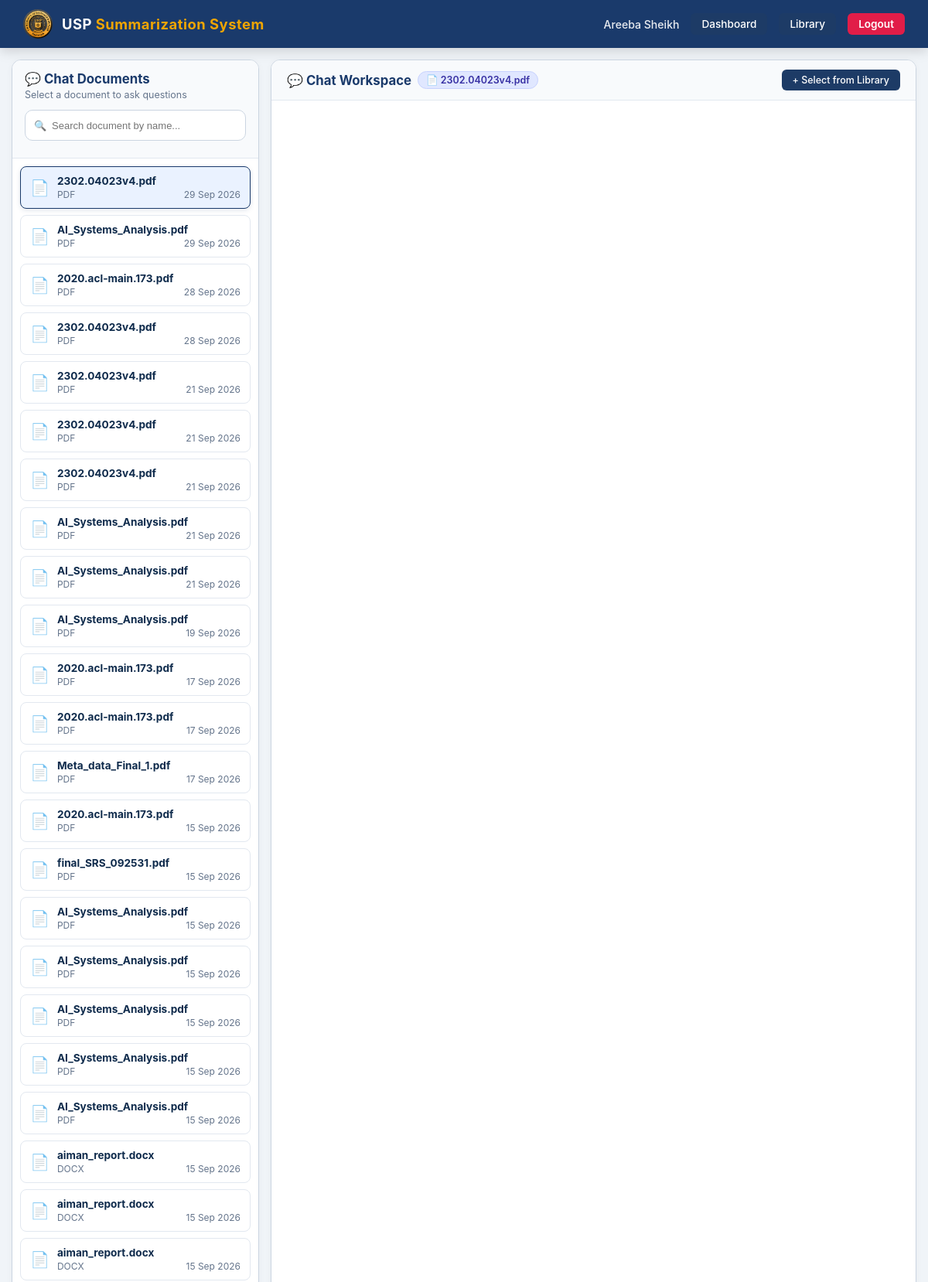
Screenshot of /chat-page (signed in, upper part) with the database file from the repository.
### models/document.py (models this page shows)
class Document(db.Model):
    __tablename__ = 'documents'
    document_id = db.Column(db.Integer, primary_key=True, autoincrement=True)
    user_id = db.Column(db.Integer, db.ForeignKey('users.user_id'), nullable=False)
    filename = db.Column(db.String(255), nullable=False)
    filetype = db.Column(db.String(10), nullable=False)
    upload_date = db.Column(db.DateTime, default=datetime.utcnow)
    extracted_text = db.Column(db.Text, nullable=False)
    summaries = db.relationship('Summary', backref='document', lazy=True)
    chats = db.relationship('Chat', backref='document', lazy=True)

### routes/chat.py (the view)
@chat_bp.route('/chat-page')
@login_required
def chat_page():
    user_id = session['user_id']
    documents = Document.query.filter_by(
        user_id=user_id
    ).order_by(Document.upload_date.desc()).all()
    return render_template('chat.html',
        documents=documents,
        selected_doc=None
    )

### app.py (called while the page is built)
@event.listens_for(Engine, "connect")
def set_sqlite_pragma(dbapi_connection, connection_record):
    if isinstance(dbapi_connection, sqlite3.Connection):
        cursor = dbapi_connection.cursor()
        cursor.execute("PRAGMA foreign_keys=ON")
        cursor.close()

### routes/chat.py (called while the page is built)
def login_required(f):
    @wraps(f)
    def decorated(*args, **kwargs):
        if 'user_id' not in session:
            flash('Please login first.', 'error')
            return redirect(url_for('auth.login'))
        return f(*args, **kwargs)
    return decorated

### templates/chat.html (shortened to what this page needs)
{% extends "base.html" %}
{% block content %}
<nav class="navbar">
    <a href="/dashboard" class="nav-brand-container">
        <img src="/static/images/logo.png" alt="USP Logo" class="nav-logo">
        <span class="nav-brand-text">USP <span>Summarization System</span></span>
    </a>
    <div class="nav-right">
        <span class="nav-user">{{ session.user_name }}</span>
        <a href="/dashboard" class="btn-nav">Dashboard</a>
        <a href="/library" class="btn-nav">Library</a>
        <a href="/logout" class="btn-logout">Logout</a>
    </div>
</nav>
{% set active_doc = selected_doc if selected_doc else (documents[0] if documents else None) %}
<div class="chat-split-wrapper">
<div class="sidebar-panel">
    <div class="sidebar-top">
        <h3>💬 Chat Documents</h3>
        <p>Select a document to ask questions</p>
        <div class="chat-search-container" style="margin-top: 12px; margin-bottom: 8px; width: 100%;">
            <div style="position: relative; width: 100%;">
                <span style="position: absolute; left: 12px; top: 50%; transform: translateY(-50%); color: #64748b; font-size: 13px; pointer-events: none;">
                </span>
                <input type="text"
                       id="chatDocSearchInput"
                       placeholder="Search document by name..."
                       oninput="filterChatDocs()"
                       style="width: 100%; height: 40px; padding-left: 34px; padding-right: 30px; font-size: 13px; border-radius: 10px; border: 1.5px solid #cbd5e1; background-color: #ffffff; color: #1e293b; outline: none; box-sizing: border-box; transition: all 0.2s ease-in-out;"
                       onfocus="this.style.borderColor='#1a3a6b'; this.style.boxShadow='0 0 0 3px rgba(26, 58, 107, 0.1)';"
                       onblur="this.style.borderColor='#cbd5e1'; this.style.boxShadow='none';">
            </div>
        </div>
    </div>
    <div class="sidebar-scroll">
        {% if documents or active_doc %}
            {% set doc_list = documents if documents else [active_doc] %}
            {% for doc in doc_list %}
                <div class="sidebar-doc-card {% if active_doc and active_doc.document_id == doc.document_id %}active-doc-item{% endif %}"
                     data-filename="{{ doc.filename | lower }}"
                     onclick="selectDoc('{{ doc.document_id }}')">
                    <div class="doc-icon-badge">📄</div>
                    <div class="doc-meta-info">
                        <div class="doc-file-title">{{ doc.filename }}</div>
                        <div class="doc-file-sub">
                            <span>{{ doc.filetype.upper() if doc.filetype else 'PDF' }}</span>
                            <span>{% if doc.upload_date %}{{ doc.upload_date.strftime('%d %b %Y') if doc.upload_date.strftime else doc.upload_date }}{% else %}Recently{% endif %}</span>
                        </div>
                    </div>
                </div>
            {% endfor %}
        {% endif %}
    </div>
</div>
    <div class="workspace-panel">
        {% if active_doc %}
            <div class="workspace-top-bar">
                <div class="doc-title-head">
                    <h3>💬 Chat Workspace</h3>
                    <span class="active-badge">📄 {{ active_doc.filename }}</span>
                </div>
                <a href="/library" class="btn-nav" style="font-size: 0.78rem;">+ Select from Library</a>
            </div>
            <div class="chat-messages-container" id="chatMessages">
            </div>
        {% endif %}
    </div>
</div>
{% endblock %}

### static/css/style.css (style rules this page uses)
* { margin: 0; padding: 0; box-sizing: border-box; }
body { font-family: Arial, sans-serif; background: #f0f4f8; color: #333; }
.navbar { background: #1a3a6b; padding: 15px 30px; display: flex; justify-content: space-between; align-items: center; color: white; }
.nav-user { font-size: 14px; color: #ccc; }
.btn-logout { background: #e74c3c; color: white; padding: 8px 16px; border-radius: 6px; text-decoration: none; font-size: 13px; }
.btn-nav { background: #2e75b6; color: white; padding: 8px 14px; border-radius: 6px; text-decoration: none; font-size: 13px; }

### templates/chat.html (style rules this page uses)
body { background-color: #f0f4f8 !important; color: #1e293b; font-family: 'Inter', -apple-system, BlinkMacSystemFont, 'Segoe UI', Roboto, sans-serif; margin: 0; padding: 0; }
.navbar { background: #1a3a6b; padding: 12px 30px; display: flex; justify-content: space-between; align-items: center; box-shadow: 0 4px 15px rgba(0, 0, 0, 0.15); }
.nav-brand-container { display: flex; align-items: center; gap: 12px; text-decoration: none; }
.nav-logo { width: 38px; height: 38px; border-radius: 50%; object-fit: cover; }
.nav-brand-text { color: #ffffff; font-size: 1.15rem; font-weight: 700; letter-spacing: 0.5px; }
.nav-brand-text span { color: #f0a500; }
.nav-right { display: flex; align-items: center; gap: 15px; }
.nav-user { color: rgba(255, 255, 255, 0.9); font-size: 0.88rem; font-weight: 500; }
.btn-nav { background: #1d3b66; color: #ffffff; padding: 6px 14px; border-radius: 6px; text-decoration: none; font-size: 0.85rem; font-weight: 500; transition: background 0.2s ease; }
.btn-logout { background: #e11d48; color: #ffffff; padding: 6px 14px; border-radius: 6px; text-decoration: none; font-size: 0.85rem; font-weight: 600; transition: background 0.2s ease; }
.chat-split-wrapper { display: flex; max-width: 1280px; height: calc(100vh - 90px); margin: 15px auto; padding: 0 15px; gap: 15px; box-sizing: border-box; }
.sidebar-panel { width: 320px; background: #ffffff; border: 1px solid #cbd5e1; border-radius: 12px; display: flex; flex-direction: column; box-shadow: 0 2px 10px rgba(0, 0, 0, 0.04); overflow: hidden; }
.sidebar-top { padding: 14px 16px; background: #f8fafc; border-bottom: 1px solid #e2e8f0; }
.sidebar-top h3 { margin: 0; font-size: 1.05rem; color: #1a3a6b; font-weight: 700; display: flex; align-items: center; gap: 6px; }
.sidebar-top p { margin: 3px 0 0 0; font-size: 0.78rem; color: #64748b; }
.sidebar-scroll { flex: 1; overflow-y: auto; padding: 10px; }
.sidebar-doc-card { background: #ffffff; border: 1px solid #e2e8f0; border-radius: 8px; padding: 10px 12px; margin-bottom: 8px; cursor: pointer; display: flex; align-items: center; gap: 10px; transition: all 0.15s ease; }
.sidebar-doc-card.active-doc-item { background: #eaf2ff !important; border-color: #1a3a6b !important; box-shadow: 0 2px 6px rgba(26, 58, 107, 0.12); }
.doc-icon-badge { font-size: 1.25rem; }
.doc-meta-info { flex: 1; overflow: hidden; }
.doc-file-title { font-size: 0.85rem; font-weight: 700; color: #0f2b4c; white-space: nowrap; overflow: hidden; text-overflow: ellipsis; }
.doc-file-sub { font-size: 0.75rem; color: #64748b; margin-top: 2px; display: flex; justify-content: space-between; }
.workspace-panel { flex: 1; background: #ffffff; border: 1px solid #cbd5e1; border-radius: 12px; display: flex; flex-direction: column; box-shadow: 0 2px 10px rgba(0, 0, 0, 0.04); overflow: hidden; }
.workspace-top-bar { padding: 12px 20px; background: #f8fafc; border-bottom: 1px solid #e2e8f0; display: flex; justify-content: space-between; align-items: center; }
.doc-title-head { display: flex; align-items: center; gap: 8px; }
.doc-title-head h3 { margin: 0; font-size: 1.05rem; color: #1a3a6b; font-weight: 700; }
.active-badge { background: #e0e7ff; color: #3730a3; font-size: 0.78rem; padding: 3px 10px; border-radius: 12px; font-weight: 600; border: 1px solid #c7d2fe; }
.chat-messages-container { flex: 1; padding: 20px; overflow-y: auto; background: #ffffff; display: flex; flex-direction: column; gap: 14px; }

### rows the page displays
Document: filename "2302.04023v4.pdf", filetype "PDF", upload_date "29 Sep 2026"
Document: filename "AI_Systems_Analysis.pdf", filetype "PDF", upload_date "29 Sep 2026"
Document: filename "2020.acl-main.173.pdf", filetype "PDF", upload_date "28 Sep 2026"
Document: filename "2302.04023v4.pdf", filetype "PDF", upload_date "28 Sep 2026"
Document: filename "2302.04023v4.pdf", filetype "PDF", upload_date "21 Sep 2026"
Document: filename "2302.04023v4.pdf", filetype "PDF", upload_date "21 Sep 2026"
Document: filename "2302.04023v4.pdf", filetype "PDF", upload_date "21 Sep 2026"
Document: filename "AI_Systems_Analysis.pdf", filetype "PDF", upload_date "21 Sep 2026"
Document: filename "AI_Systems_Analysis.pdf", filetype "PDF", upload_date "21 Sep 2026"
Document: filename "AI_Systems_Analysis.pdf", filetype "PDF", upload_date "19 Sep 2026"
Document: filename "2020.acl-main.173.pdf", filetype "PDF", upload_date "17 Sep 2026"
Document: filename "2020.acl-main.173.pdf", filetype "PDF", upload_date "17 Sep 2026"
Document: filename "Meta_data_Final_1.pdf", filetype "PDF", upload_date "17 Sep 2026"
Document: filename "2020.acl-main.173.pdf", filetype "PDF", upload_date "15 Sep 2026"
Document: filename "final_SRS_092531.pdf", filetype "PDF", upload_date "15 Sep 2026"
Document: filename "AI_Systems_Analysis.pdf", filetype "PDF", upload_date "15 Sep 2026"
Document: filename "AI_Systems_Analysis.pdf", filetype "PDF", upload_date "15 Sep 2026"
Document: filename "AI_Systems_Analysis.pdf", filetype "PDF", upload_date "15 Sep 2026"
Document: filename "AI_Systems_Analysis.pdf", filetype "PDF", upload_date "15 Sep 2026"
Document: filename "AI_Systems_Analysis.pdf", filetype "PDF", upload_date "15 Sep 2026"
Document: filename "aiman_report.docx", filetype "DOCX", upload_date "15 Sep 2026"
Document: filename "aiman_report.docx", filetype "DOCX", upload_date "15 Sep 2026"
Document: filename "aiman_report.docx", filetype "DOCX", upload_date "15 Sep 2026"

### other values shown
{{ session.user_name }} "Areeba Sheikh"
